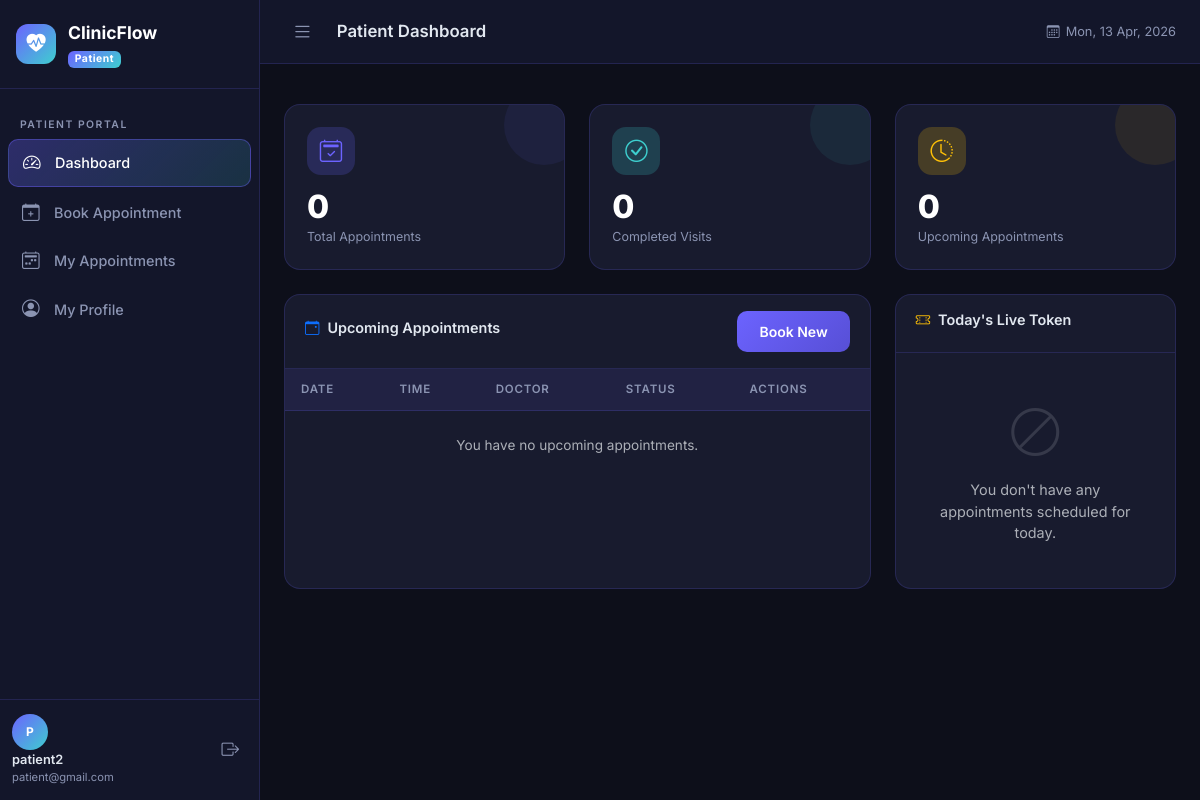
Page /patients/dashboard/ (signed in) on the committed database.
### accounts/models.py (models this page shows, shortened)
class User(AbstractUser):
    is_patient = models.BooleanField(default=False)
    is_doctor = models.BooleanField(default=False)
    is_admin_user = models.BooleanField(default=False)
    def get_role(self):
        if self.is_superuser or self.is_admin_user:
            return 'Admin'
        if self.is_doctor:
            return 'Doctor'
        if self.is_patient:
            return 'Patient'
        return 'Unknown'

### patients/views.py (the view)
    def wrapper(request, *args, **kwargs):
        if not request.user.is_authenticated or not request.user.is_patient:
            from django.http import HttpResponseForbidden
            return HttpResponseForbidden("Access denied.")
        return view_func(request, *args, **kwargs)

### patients/views.py (called while the page is built)
def patient_required(view_func):
    def wrapper(request, *args, **kwargs):
        if not request.user.is_authenticated or not request.user.is_patient:
            from django.http import HttpResponseForbidden
            return HttpResponseForbidden("Access denied.")
        return view_func(request, *args, **kwargs)
    return login_required(wrapper)

### templates/patients/dashboard.html
{% extends 'base.html' %}
{% block page_title %}Patient Dashboard{% endblock %}
{% block content %}
<div class="row g-4 mb-4">
  <div class="col-md-4">
    <div class="stat-card purple">
      <div class="stat-icon purple"><i class="bi bi-calendar2-check"></i></div>
      <div class="stat-value">{{ total_appointments }}</div>
      <div class="stat-label">Total Appointments</div>
    </div>
  </div>
  <div class="col-md-4">
    <div class="stat-card teal">
      <div class="stat-icon teal"><i class="bi bi-check-circle"></i></div>
      <div class="stat-value">{{ completed }}</div>
      <div class="stat-label">Completed Visits</div>
    </div>
  </div>
  <div class="col-md-4">
    <div class="stat-card orange">
      <div class="stat-icon orange"><i class="bi bi-clock-history"></i></div>
      <div class="stat-value">{{ upcoming.count }}</div>
      <div class="stat-label">Upcoming Appointments</div>
    </div>
  </div>
</div>
<div class="row g-4">
  <div class="col-lg-8">
    <div class="clinic-card h-100">
      <div class="clinic-card-header">
        <h5 class="clinic-card-title"><i class="bi bi-calendar-event text-primary"></i> Upcoming Appointments</h5>
        <a href="{% url 'patients:book_appointment' %}" class="btn btn-sm btn-primary-grad">Book New</a>
      </div>
      <div class="clinic-card-body p-0">
        <div class="table-responsive">
          <table class="clinic-table">
            <thead>
              <tr>
                <th>Date</th>
                <th>Time</th>
                <th>Doctor</th>
                <th>Status</th>
                <th>Actions</th>
              </tr>
            </thead>
            <tbody>
              {% for appt in upcoming %}
              <tr>
                <td class="fw-medium">{{ appt.date|date:"d M Y" }}</td>
                <td>{{ appt.get_time_slot_display_label }}</td>
                <td>Dr. {{ appt.doctor.user.last_name }} <small class="text-muted d-block">{{ appt.doctor.specialization }}</small></td>
                <td><span class="status-badge status-{{ appt.status }}">{{ appt.get_status_display }}</span></td>
                <td>
                  <a href="{% url 'patients:view_token' appt.pk %}" class="btn btn-sm btn-teal py-1" style="font-size:0.75rem"><i class="bi bi-ticket-detailed"></i> View Token</a>
                </td>
              </tr>
              {% empty %}
              <tr>
                <td colspan="5" class="text-center py-4 text-muted">You have no upcoming appointments.</td>
              </tr>
              {% endfor %}
            </tbody>
          </table>
        </div>
      </div>
    </div>
  </div>
  <div class="col-lg-4">
    <div class="clinic-card h-100">
      <div class="clinic-card-header">
        <h5 class="clinic-card-title"><i class="bi bi-ticket-perforated text-warning"></i> Today's Live Token</h5>
      </div>
      <div class="clinic-card-body d-flex align-items-center justify-content-center">
        {% if today_token %}
          <div class="token-widget w-100" id="token-poll-widget" data-doctor-id="{{ today_token.appointment.doctor.id }}">
            <div class="token-number" id="live-my-token">#{{ today_token.token_number }}</div>
            <div class="token-label">Your Token</div>
            <div id="live-my-status" class="mt-2 text-warning fw-medium" style="font-size:0.85rem">
              Connecting...
            </div>
            <hr class="border-secondary my-3">
            <div class="d-flex justify-content-between text-muted" style="font-size:0.8rem">
              <span>Currently Calling: <strong class="text-white" id="live-current-token">--</strong></span>
            </div>
            <div class="mt-3">
              <a href="{% url 'patients:view_token' today_token.appointment.pk %}" class="btn btn-sm btn-outline-light w-100">Go to Live Display</a>
            </div>
          </div>
        {% else %}
          <div class="text-center text-muted p-4">
            <div style="font-size:3rem; opacity:0.2; margin-bottom:10px"><i class="bi bi-ban"></i></div>
            <p class="mb-0">You don't have any appointments scheduled for today.</p>
          </div>
        {% endif %}
      </div>
    </div>
  </div>
</div>
{% endblock %}

### templates/base.html (shortened to what this page needs)
{% load static %}
<!DOCTYPE html>
<html lang="en" data-bs-theme="dark">
<head>
  <link href="https://cdn.jsdelivr.net/npm/bootstrap@5.3.3/dist/css/bootstrap.min.css" rel="stylesheet" />
  <link href="https://cdn.jsdelivr.net/npm/bootstrap-icons@1.11.3/font/bootstrap-icons.min.css" rel="stylesheet" />
  <link href="{% static 'css/style.css' %}" rel="stylesheet" />
</head>
<body>
{% if user.is_authenticated %}
<div class="app-wrapper">
  <aside class="sidebar" id="sidebar">
    <div class="sidebar-brand">
      <div class="brand-icon"><i class="bi bi-heart-pulse-fill"></i></div>
      <div class="brand-text">
        <span class="brand-name">ClinicFlow</span>
        <span class="brand-role badge">{{ user.get_role }}</span>
      </div>
    </div>
    <nav class="sidebar-nav">
      {% if user.is_superuser or user.is_admin_user %}
        <div class="nav-section">Administration</div>
        <a href="{% url 'admin_panel:dashboard' %}" class="nav-link {% if request.resolver_match.namespace == 'admin_panel' and request.resolver_match.url_name == 'dashboard' %}active{% endif %}">
          <i class="bi bi-speedometer2"></i> Dashboard
        </a>
        <a href="{% url 'admin_panel:doctors' %}" class="nav-link {% if request.resolver_match.url_name == 'doctors' %}active{% endif %}">
          <i class="bi bi-person-badge"></i> Doctors
        </a>
        <a href="{% url 'admin_panel:patients' %}" class="nav-link {% if request.resolver_match.url_name == 'patients' %}active{% endif %}">
          <i class="bi bi-people"></i> Patients
        </a>
        <a href="{% url 'admin_panel:appointments' %}" class="nav-link {% if request.resolver_match.url_name == 'appointments' %}active{% endif %}">
          <i class="bi bi-calendar-check"></i> Appointments
        </a>
        <a href="{% url 'admin_panel:reports' %}" class="nav-link {% if request.resolver_match.url_name == 'reports' %}active{% endif %}">
          <i class="bi bi-bar-chart-line"></i> Reports
        </a>
        <a href="/admin/" class="nav-link">
          <i class="bi bi-shield-lock"></i> Django Admin
        </a>
      {% elif user.is_patient %}
        <div class="nav-section">Patient Portal</div>
        <a href="{% url 'patients:dashboard' %}" class="nav-link {% if request.resolver_match.url_name == 'dashboard' %}active{% endif %}">
          <i class="bi bi-speedometer2"></i> Dashboard
        </a>
        <a href="{% url 'patients:book_appointment' %}" class="nav-link {% if request.resolver_match.url_name == 'book_appointment' %}active{% endif %}">
          <i class="bi bi-calendar-plus"></i> Book Appointment
        </a>
        <a href="{% url 'patients:my_appointments' %}" class="nav-link {% if request.resolver_match.url_name == 'my_appointments' %}active{% endif %}">
          <i class="bi bi-calendar2-week"></i> My Appointments
        </a>
        <a href="{% url 'patients:profile' %}" class="nav-link {% if request.resolver_match.url_name == 'profile' %}active{% endif %}">
          <i class="bi bi-person-circle"></i> My Profile
        </a>
      {% endif %}
    </nav>
    <div class="sidebar-footer">
      <div class="user-info">
        <div class="user-avatar">{{ user.first_name|first|upper }}{{ user.last_name|first|upper }}</div>
        <div>
          <div class="user-name">{{ user.get_full_name|default:user.username }}</div>
          <div class="user-email">{{ user.email|truncatechars:22 }}</div>
        </div>
      </div>
      <a href="{% url 'accounts:logout' %}" class="logout-btn">
        <i class="bi bi-box-arrow-right"></i>
      </a>
    </div>
  </aside>
  <main class="main-content">
    <header class="topbar">
      <button class="sidebar-toggle" id="sidebarToggle">
        <i class="bi bi-list"></i>
      </button>
      <div class="topbar-title">{% block page_title %}Dashboard{% endblock %}</div>
      <div class="topbar-right">
        <span class="topbar-date"><i class="bi bi-calendar3"></i> <span id="topbar-date"></span></span>
      </div>
    </header>
    <div class="alert-container">
    </div>
    <div class="page-content">
{% endif %}
  {% block content %}{% endblock %}
{% if user.is_authenticated %}
    </div>
  </main>
</div>
{% else %}
</div>
{% endif %}
</body>
</html>

### rows in the picture
User: get_role "Patient", first_name|first "P", get_full_name "patient2", email "patient@gmail.com"

### other values in the picture
{{ total_appointments }} "0"
{{ completed }} "0"
{{ upcoming.count }} "0"
